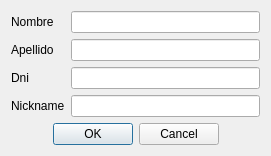
<?xml version="1.0" encoding="UTF-8"?>
<ui version="4.0">
 <class>DialogBuscarUsuarios</class>
 <widget class="QDialog" name="DialogBuscarUsuarios">
  <property name="geometry">
   <rect>
    <x>0</x>
    <y>0</y>
    <width>271</width>
    <height>145</height>
   </rect>
  </property>
  <property name="windowTitle">
   <string>Dialog</string>
  </property>
  <layout class="QFormLayout" name="formLayout">
   <item row="0" column="0">
    <widget class="QLabel" name="label">
     <property name="text">
      <string>Nombre</string>
     </property>
    </widget>
   </item>
   <item row="0" column="1">
    <widget class="QLineEdit" name="le_nombre"/>
   </item>
   <item row="1" column="0">
    <widget class="QLabel" name="label_2">
     <property name="text">
      <string>Apellido</string>
     </property>
    </widget>
   </item>
   <item row="1" column="1">
    <widget class="QLineEdit" name="le_apellido"/>
   </item>
   <item row="2" column="0">
    <widget class="QLabel" name="label_3">
     <property name="text">
      <string>Dni</string>
     </property>
    </widget>
   </item>
   <item row="2" column="1">
    <widget class="QLineEdit" name="le_dni">
     <property name="maxLength">
      <number>32767</number>
     </property>
     <property name="readOnly">
      <bool>false</bool>
     </property>
    </widget>
   </item>
   <item row="3" column="0">
    <widget class="QLabel" name="label_4">
     <property name="text">
      <string>Nickname</string>
     </property>
    </widget>
   </item>
   <item row="3" column="1">
    <widget class="QLineEdit" name="le_nick">
     <property name="maxLength">
      <number>32767</number>
     </property>
     <property name="frame">
      <bool>true</bool>
     </property>
     <property name="cursorPosition">
      <number>0</number>
     </property>
    </widget>
   </item>
   <item row="4" column="0" colspan="2">
    <widget class="QDialogButtonBox" name="buttonBox">
     <property name="orientation">
      <enum>Qt::Horizontal</enum>
     </property>
     <property name="standardButtons">
      <set>QDialogButtonBox::Cancel|QDialogButtonBox::Ok</set>
     </property>
     <property name="centerButtons">
      <bool>true</bool>
     </property>
    </widget>
   </item>
  </layout>
 </widget>
 <resources/>
 <connections>
  <connection>
   <sender>buttonBox</sender>
   <signal>accepted()</signal>
   <receiver>DialogBuscarUsuarios</receiver>
   <slot>accept()</slot>
   <hints>
    <hint type="sourcelabel">
     <x>248</x>
     <y>254</y>
    </hint>
    <hint type="destinationlabel">
     <x>157</x>
     <y>274</y>
    </hint>
   </hints>
  </connection>
  <connection>
   <sender>buttonBox</sender>
   <signal>rejected()</signal>
   <receiver>DialogBuscarUsuarios</receiver>
   <slot>reject()</slot>
   <hints>
    <hint type="sourcelabel">
     <x>316</x>
     <y>260</y>
    </hint>
    <hint type="destinationlabel">
     <x>286</x>
     <y>274</y>
    </hint>
   </hints>
  </connection>
 </connections>
</ui>
